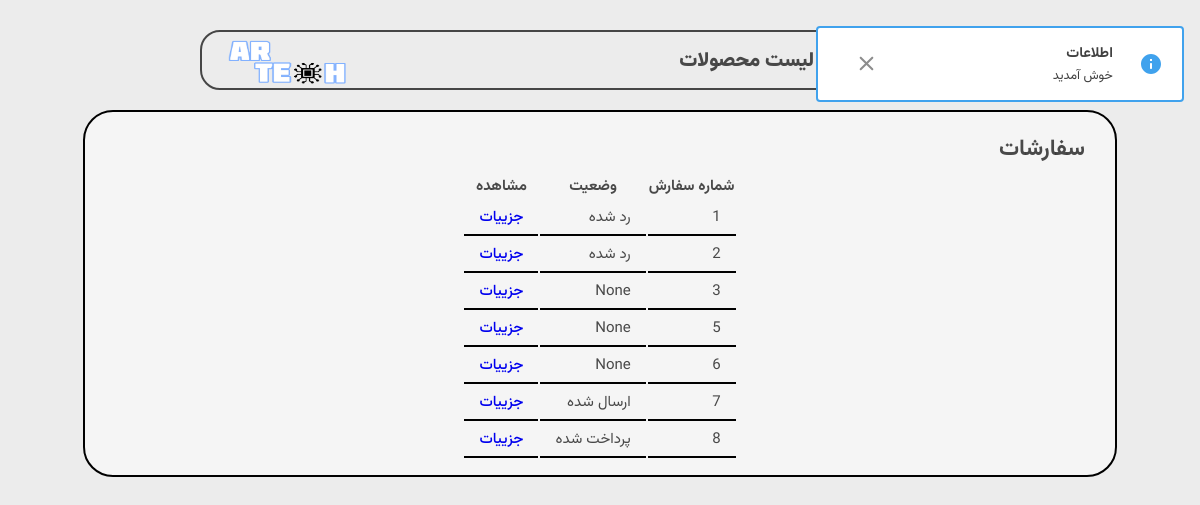
Screenshot of /admin/dashboard (signed in) with the database file from the repository.
### models/model_cart.py (models this page shows, shortened)
class Cart(db.Model):
    __tablename__="carts"
    id = Column(Integer , primary_key= True)
    status = Column(String, default='pending')
    user_id = Column(Integer,ForeignKey('users.id'),nullable=False)
    user = db.relationship('User',backref=backref('carts', lazy ='dynamic'))
    def get_status_persian(self):
        if self.status == 'pending':
            return ' در انتظار پرداخت '
        elif self.status == 'Paid':
            return " پرداخت شده "
        elif self.status == 'sent':
            return ' ارسال شده '
        elif self.status == 'rejected':
            return ' رد شده '

### blueprints/admin.py (the view)
@app.route('/admin/dashboard' , methods = ["GET"])
def dashboard():
    carts = Cart.query.filter(Cart.status != 'pending').all()
    flash(' خوش آمدید ')
    return render_template("/admin/dashboard.html" ,carts = carts )

### blueprints/admin.py (called while the page is built)
@app.before_request
def before_request():
    if session.get('admin_login', None) == None and request.endpoint != "admin.main":
        abort(403)

### templates/admin/dashboard.html (shortened to what this page needs)
{% extends 'base.html' %}
{% block body %}
    {% include 'parts/header.html' %}
    <section class="simple-box" >
        <h1>سفارشات</h1>
            <table class="cart">
                <tr>
                    <th>شماره سفارش</th>
                    <th>وضعیت</th>
                    <th>مشاهده</th>
                </tr>
                {% for cart in carts %}
                <tr>
                    <td>{{ cart.id }}</td>
                    <td>{{ cart.get_status_persian() }}</td>
                    <td><a href="{{ url_for('admin.order', id = cart.id)}}">جزيیات</a></td>
                </tr>
                {% endfor %}
            </table>
    </section>
{% endblock %}

### static/css/index.css (style rules this page uses)
:root { --font-color :rgba(32, 32, 32, 0.808) }
* { transition: all 300ms ease-in-out !important; }
body { padding: 0; margin: 0; font-size: 15px; background: #ececec; color: var(--font-color) ; font-family: Vazirmatn; }
a { text-decoration: none; font-weight: 500; display: flex; align-items: center; }
.simple-box { background:#f5f5f5; border: 2px solid black; border-radius: 30px; max-width: 1000px; margin: 20px auto auto ; padding: 15px; margin-bottom: 50px; }
.simple-box h1 { margin: 5px 15px; }
table.cart { margin: auto; }
table.cart td { padding: 5px 15px; border-bottom: 2px black solid ; }

### rows the page displays
Cart: id "1", get_status_persian "رد شده"
Cart: id "2", get_status_persian "رد شده"
Cart: id "3", get_status_persian "None"
Cart: id "5", get_status_persian "None"
Cart: id "6", get_status_persian "None"
Cart: id "7", get_status_persian "ارسال شده"
Cart: id "8", get_status_persian "پرداخت شده"
